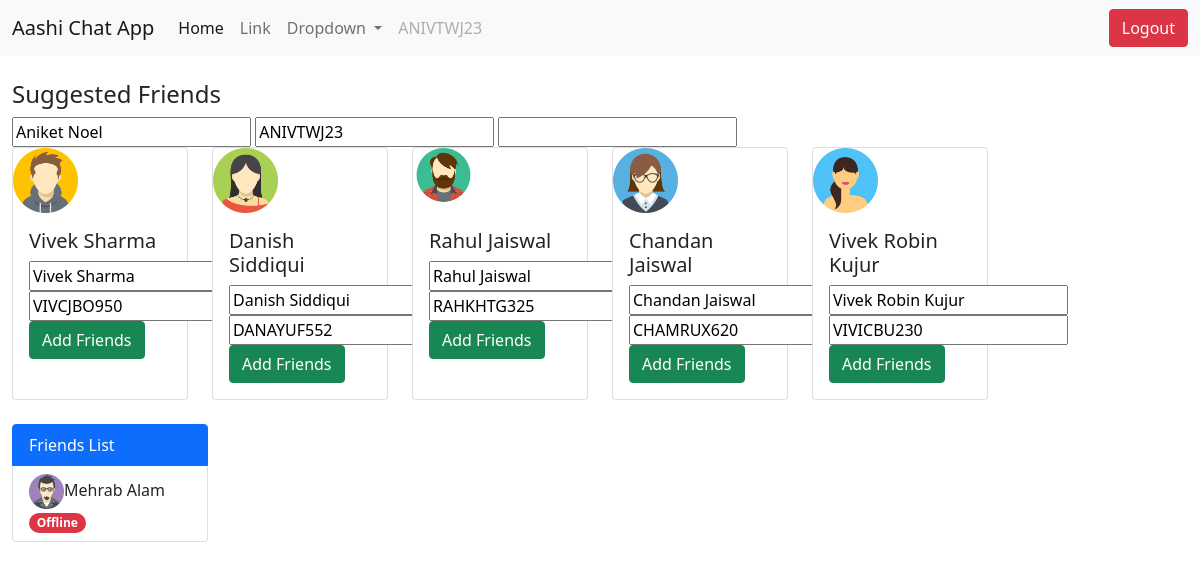
The page /dashboard.php (signed in) on the database its author committed.
### tables this page shows
CREATE TABLE `users_directory` (
  `id` int NOT NULL,
  `users_name` varchar(360) NOT NULL,
  `users_email` varchar(360) NOT NULL,
  `users_contact` varchar(360) NOT NULL,
  `users_password` varchar(360) NOT NULL,
  `users_uniqueID` varchar(360) NOT NULL,
  `user_avatar` varchar(360) NOT NULL,
  `present_friend_status` varchar(360) NOT NULL,
  `present_live_status` varchar(360) NOT NULL,
  `enrolled_date` timestamp NOT NULL DEFAULT CURRENT_TIMESTAMP
);

### dashboard.php (the view, shortened to what this page needs)
<?php
include('config.php');
$activeUserAccount = mysqli_query($config,"SELECT * FROM users_directory WHERE users_email='{$_SESSION['activeUser']}'");
while($row = mysqli_fetch_assoc($activeUserAccount))
{
	$activeUserID = $row['users_uniqueID'];
	$activerUsername = $row['users_name'];
}
?>
<!doctype html>
<html lang="en">
  <head>
    <link href="https://cdn.jsdelivr.net/npm/bootstrap@5.0.2/dist/css/bootstrap.min.css" rel="stylesheet">
  </head>
  <body>
    <nav class="navbar navbar-expand-lg navbar-light bg-light">
  <div class="container-fluid">
    <a class="navbar-brand" href="#">Aashi Chat App</a>
    <div class="collapse navbar-collapse" id="navbarSupportedContent">
      <ul class="navbar-nav me-auto mb-2 mb-lg-0">
        <li class="nav-item">
          <a class="nav-link active" aria-current="page" href="#">Home</a>
        </li>
        <li class="nav-item">
          <a class="nav-link" href="#">Link</a>
        </li>
        <li class="nav-item dropdown">
          <a class="nav-link dropdown-toggle" href="#" id="navbarDropdown" role="button" data-bs-toggle="dropdown" aria-expanded="false">
            Dropdown
          </a>
        </li>
        <li class="nav-item">
          <a class="nav-link disabled" href="#" tabindex="-1" aria-disabled="true"><?php echo $activeUserID; ?></a>
        </li>
      </ul>
      <a href="logout.php" class="btn btn-danger">Logout</a>
    </div>
  </div>
</nav>
   <div class="container-fluid mt-4">
   	<h4>Suggested Friends</h4>
    <form method="POST">
      <input type="text" id="activeUserName" name="activeUserName" value="<?php echo $activerUsername; ?>">
        <input type="text" id="activeUserID" name="activeUserID" value="<?php echo $activeUserID;  ?>">
        <input type="text" id="selectedFriend" name="selectedFriend" oninput="insertData()">
   		<div class="row row-cols-1 row-cols-md-6 g-4">
   		<?php
   		$friendSuggestion = mysqli_query($config,"SELECT * FROM users_directory WHERE users_email != '{$_SESSION['activeUser']}' AND present_friend_status = 'Not a Friend' ORDER BY rand() LIMIT 6;");
   		while($row = mysqli_fetch_assoc($friendSuggestion)){?>
		  <div class="col">
		    <div class="card h-100">
		      <img src="<?php echo "avatar/".$row['user_avatar']; ?>" class="card-img-top" alt="..." style="width: 65px; height: 65px;">
		      <div class="card-body">
		        <h5 class="card-title"><?php echo $row['users_name']; ?></h5>
            <input type="text" id="myFriendsName" name="friendsName" value="<?php echo $row['users_name']; ?>" style="display: block;">
            <input type="text" id="myFriendsUID" name="friendsUID" value="<?php echo $row['users_uniqueID']; ?>" style="display: block;">
		        <button type="submit" id="addFriend" onclick="fetchID('<?php echo $row['users_uniqueID']; ?>')" class="btn btn-success">Add Friends</button>
		      </div>
		    </div>
		  </div>
		<?php } ?>
		</div>
   </div>
    <div class="container-fluid row-cols-md-6 mt-4">
    	<ul class="list-group">
		  <li class="list-group-item active" aria-current="true">Friends List</li>
		  <?php
   		$friendList = mysqli_query($config,"SELECT * FROM users_directory WHERE users_email != '{$_SESSION['activeUser']}' AND present_friend_status = 'Friend'");
   		while($row = mysqli_fetch_assoc($friendList)){?>
		  <li class="list-group-item" id="friendsList"><img src="<?php echo "avatar/".$row['user_avatar']; ?>" style="width:35px; height: 35px;"><?php echo $row['users_name']; ?> <?php if($row['present_live_status'] == 'Offline'){?><span class="badge rounded-pill bg-danger"><?php echo $row['present_live_status']; ?></span><?php }else{ ?> <span class="badge rounded-pill bg-success"><?php echo $row['present_live_status']; ?></span> <?php  } ?> </li>
		 <?php } ?>
		</ul>
    </div>
  </body>
</html>

### rows shown on the page
users_directory: users_uniqueID "ANIVTWJ23", activeUserName "Aniket Noel", activeUserID "ANIVTWJ23"
users_directory: user_avatar (picture), users_name "Vivek Sharma", friendsName "Vivek Sharma", friendsUID "VIVCJBO950"
users_directory: user_avatar (picture), users_name "Danish Siddiqui", friendsName "Danish Siddiqui", friendsUID "DANAYUF552"
users_directory: user_avatar (picture), users_name "Rahul Jaiswal", friendsName "Rahul Jaiswal", friendsUID "RAHKHTG325"
users_directory: user_avatar (picture), users_name "Chandan Jaiswal", friendsName "Chandan Jaiswal", friendsUID "CHAMRUX620"
users_directory: user_avatar (picture), users_name "Vivek Robin Kujur", friendsName "Vivek Robin Kujur", friendsUID "VIVICBU230"
users_directory: user_avatar (picture), users_name "Mehrab Alam", present_live_status "Offline"
